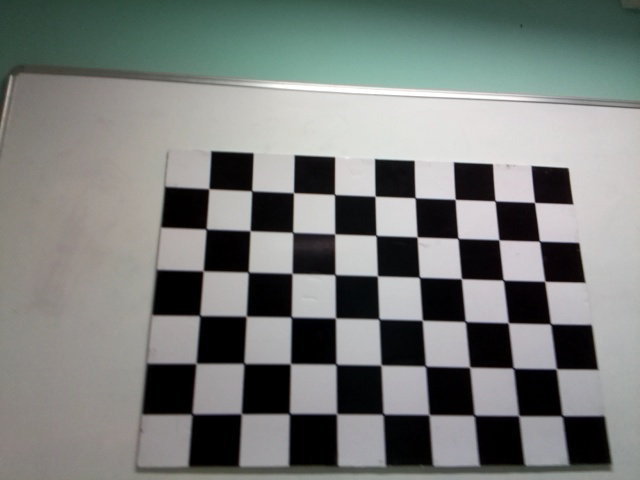
//> input picture camera_calibration/images/image_10.jpg, 640 x 480 px, given in place of the camera
$ ./opencv_install   (built with g++ and OpenCV 4)
//> lines starting //> are read from the running program, lines starting //| are printed output that depends on the picture
/**
 * @file opencv_install.cpp
 *
 * @brief Quick test using edge detection to see if OpenCV installed correctly.
 *
 * @author M Talha
 */

#include <iostream>
#include "opencv2/opencv.hpp"

using namespace std;
using namespace cv;

int main()
{
    printf("Using OpenCV version %s. \n", cv::getVersionString().c_str());

    VideoCapture capture(0);
    Mat gray,edge;
    while(1)
    {
        Mat frame;
        capture >> frame;
//> frame is the input picture: 480 rows x 640 cols, CV_8UC3; mean B, G, R 122.6, 125.2, 121.4
        printf("Camera capturing....\n");

        cvtColor(frame, gray, COLOR_BGR2GRAY);
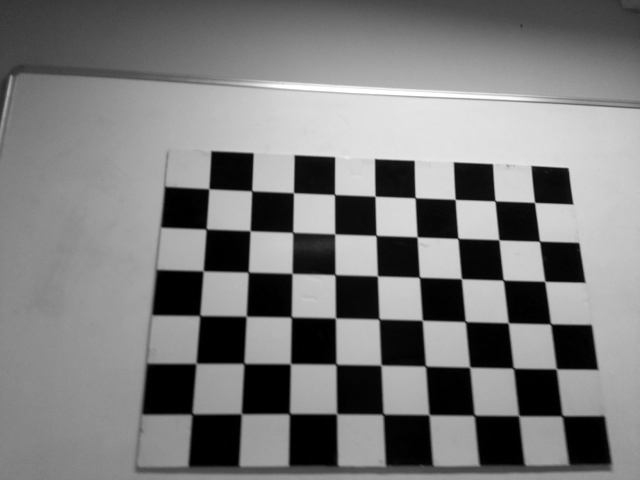
//> gray: 480 rows x 640 cols, CV_8UC1; min 0, max 255, mean 123.7
        blur(gray, edge, Size(3,3));
        Canny(edge, edge, 3, 9);
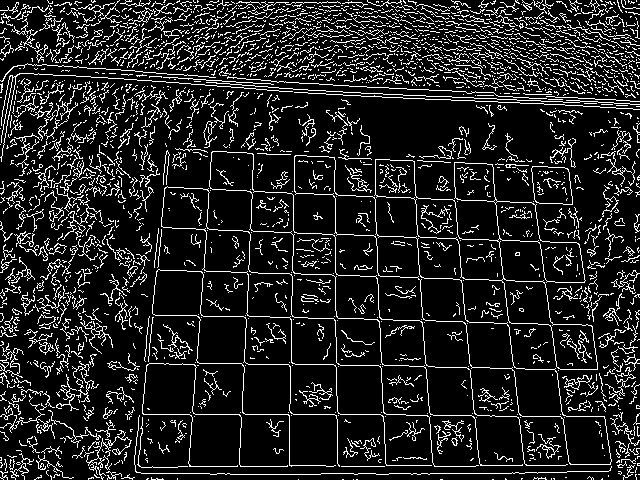
//> edge: 480 rows x 640 cols, CV_8UC1; 13.3% white in thin lines or dots

        imshow("Capture",edge);
        waitKey(30);
    }
    return 0;
}

$ run again, on camera_calibration/images/image_11.jpg
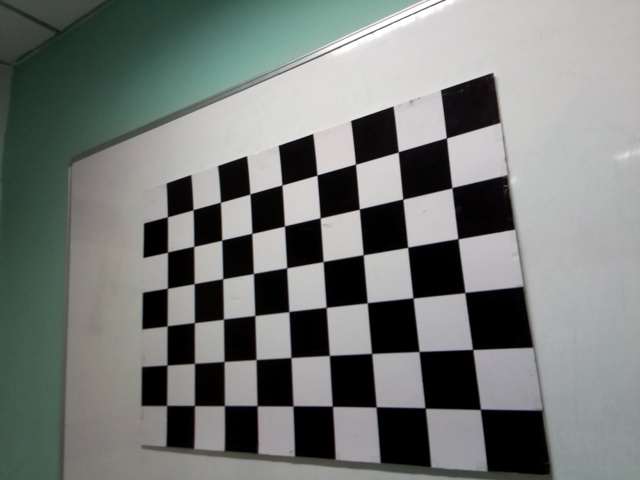
//> input picture camera_calibration/images/image_11.jpg, 640 x 480 px, given in place of the camera
//> frame is the input picture: 480 rows x 640 cols, CV_8UC3; mean B, G, R 119.3, 122, 118
//> `cvtColor(frame, gray, COLOR_BGR2GRAY);`:
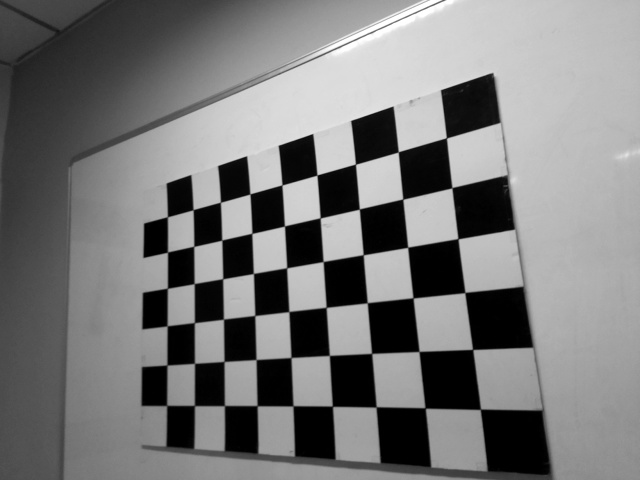
//> gray: 480 rows x 640 cols, CV_8UC1; min 0, max 255, mean 120.5
//> `Canny(edge, edge, 3, 9);`:
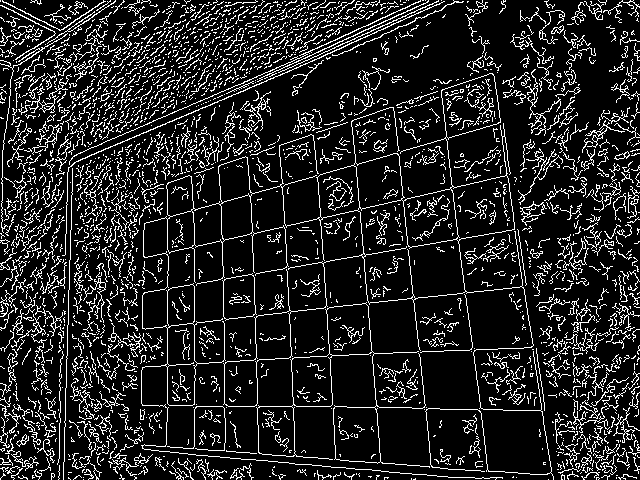
//> edge: 480 rows x 640 cols, CV_8UC1; 14% white in thin lines or dots

$ run again, on camera_calibration/images/image_12.jpg
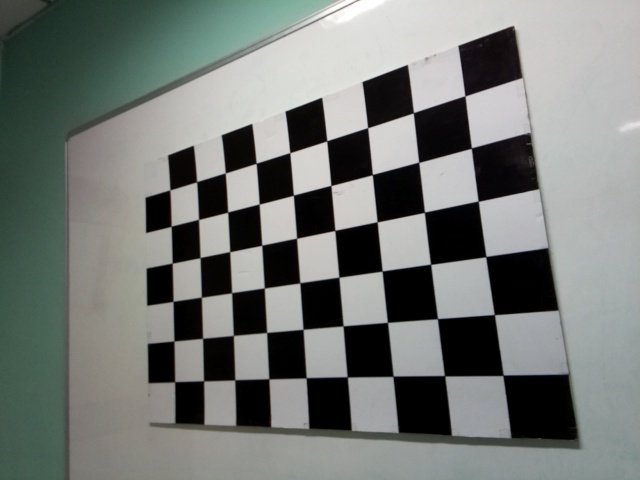
//> input picture camera_calibration/images/image_12.jpg, 640 x 480 px, given in place of the camera
//> frame is the input picture: 480 rows x 640 cols, CV_8UC3; mean B, G, R 118, 121.5, 117.3
//> `cvtColor(frame, gray, COLOR_BGR2GRAY);`:
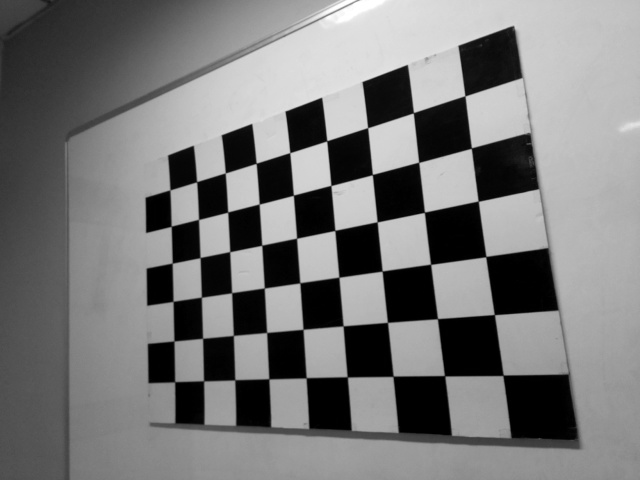
//> gray: 480 rows x 640 cols, CV_8UC1; min 0, max 255, mean 119.8
//> `Canny(edge, edge, 3, 9);`:
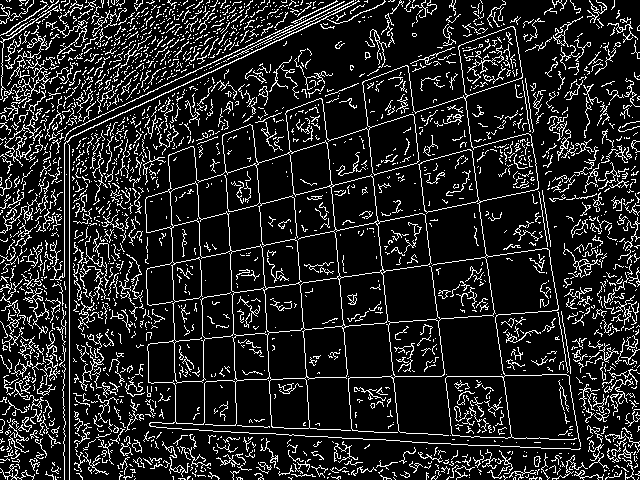
//> edge: 480 rows x 640 cols, CV_8UC1; 13.9% white in thin lines or dots

$ run again, on camera_calibration/images/image_14.jpg
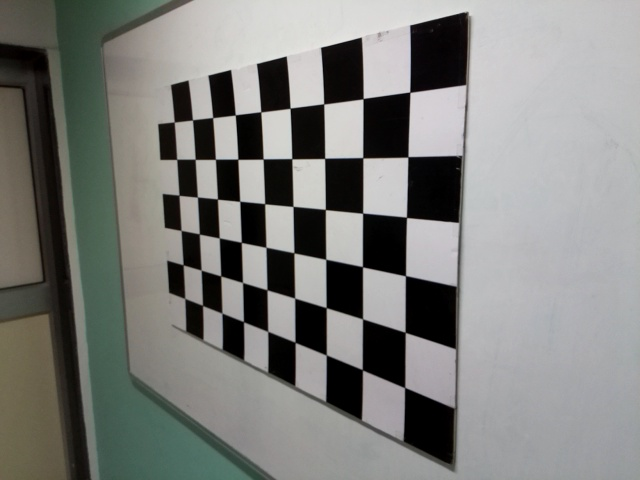
//> input picture camera_calibration/images/image_14.jpg, 640 x 480 px, given in place of the camera
//> frame is the input picture: 480 rows x 640 cols, CV_8UC3; mean B, G, R 124.2, 127.3, 126.5
//> `cvtColor(frame, gray, COLOR_BGR2GRAY);`:
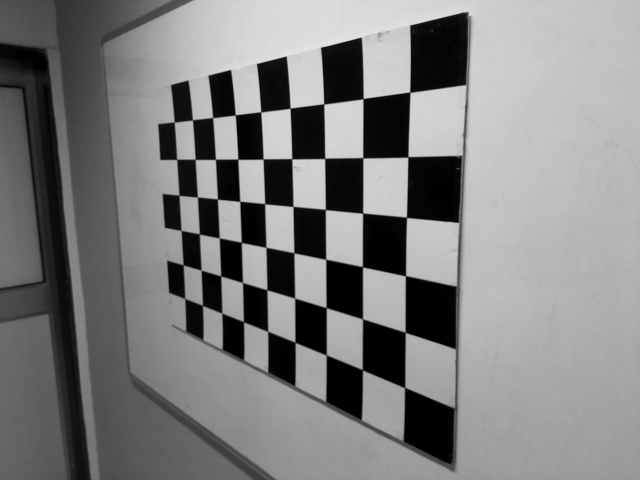
//> gray: 480 rows x 640 cols, CV_8UC1; min 0, max 232, mean 126.7
//> `Canny(edge, edge, 3, 9);`:
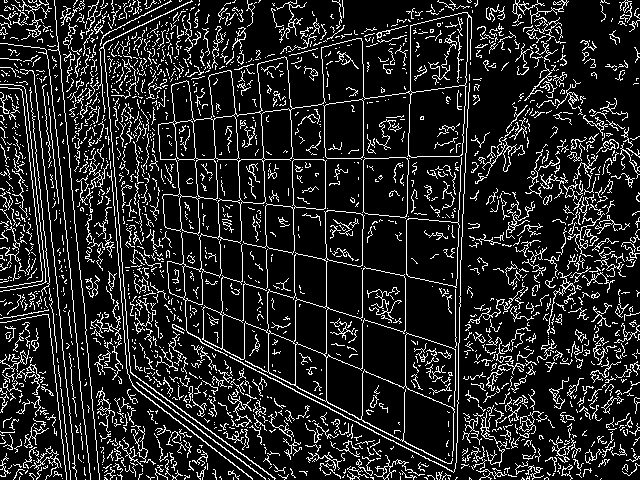
//> edge: 480 rows x 640 cols, CV_8UC1; 14.3% white in thin lines or dots
